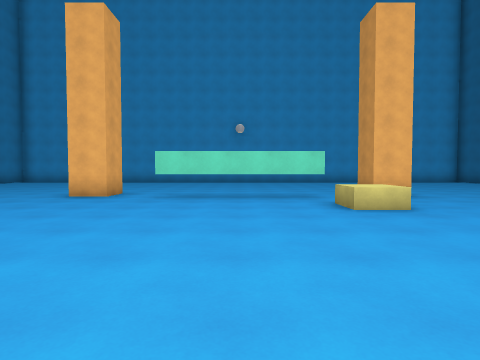
View 1 (above)

17 first-person views from a walk through a Godot game level. The camera is 1.4 m above the floor, tilts 2° down and sees 80° across. The floor is counted in squares, 2 m on a side. Each view is taken from the middle of a square. On the plan, view 1 faces up. The plan holds only what a view shows up to about 10 squares ahead; the rest is blank. Surface patterns are stand-ins for the level's own textures.

View 2
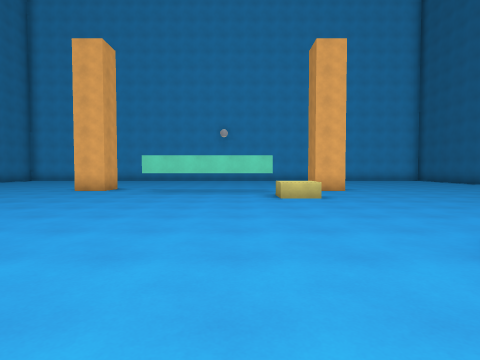

View 3
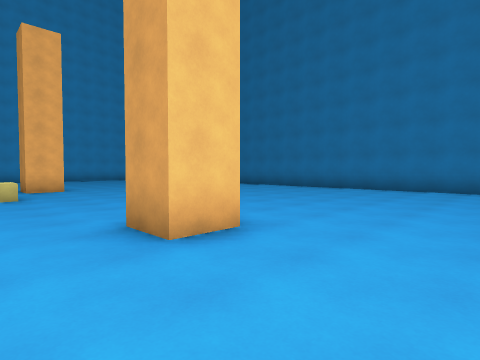

View 4
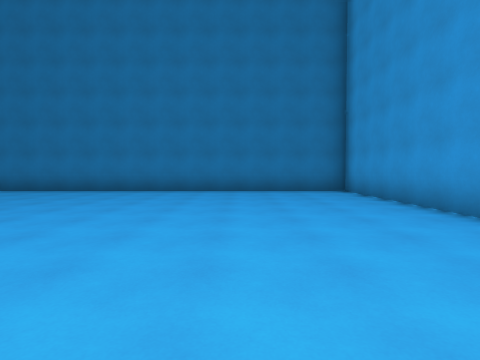

View 5
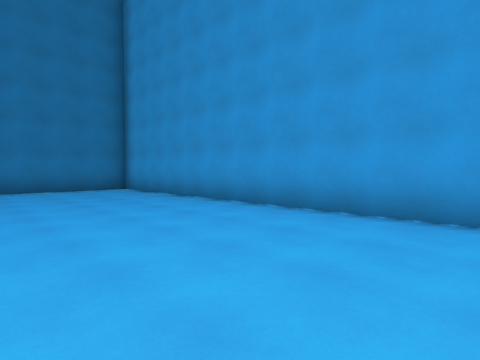

View 6
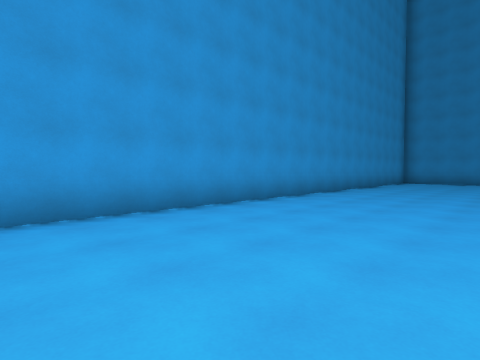

View 7
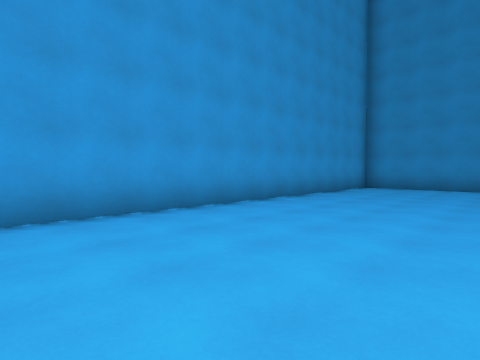

View 8
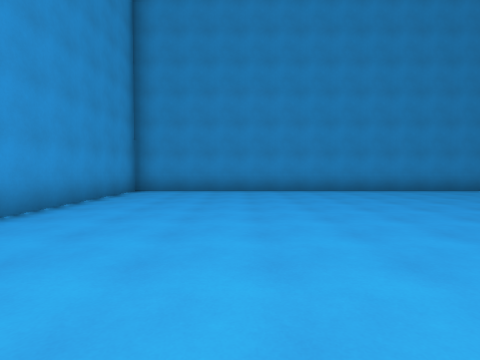

View 9
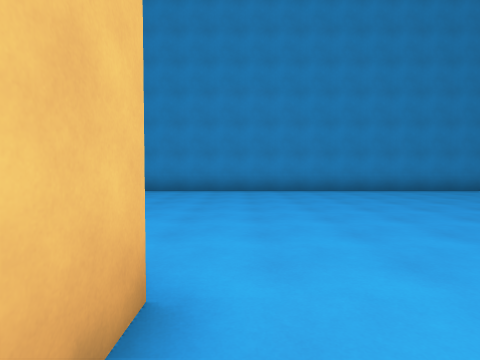

View 10
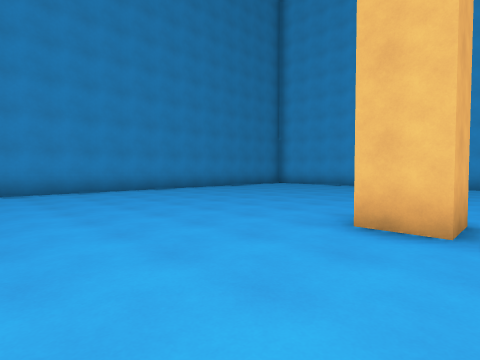

View 11
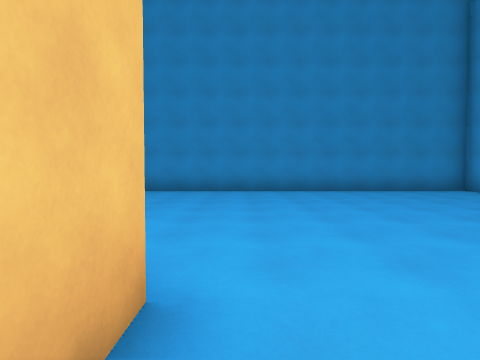

View 12
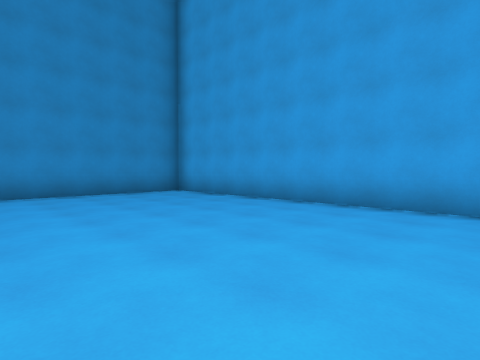

View 13
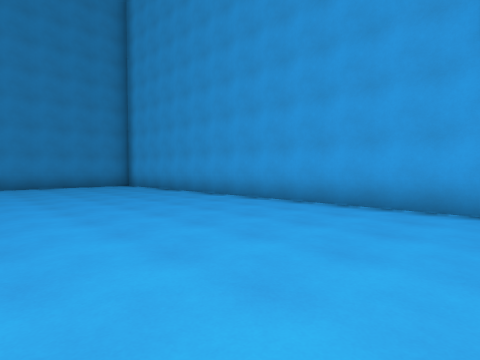

View 14
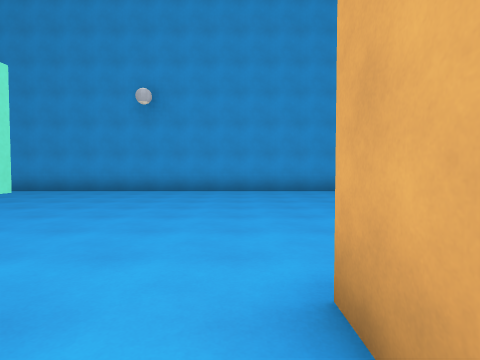

View 15
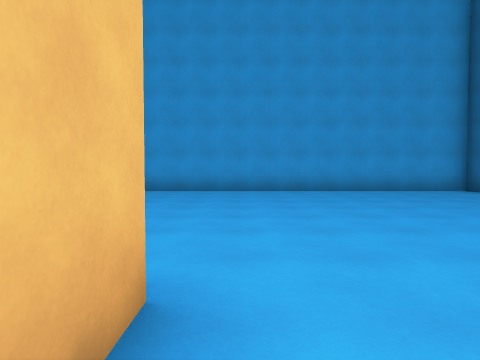

View 16
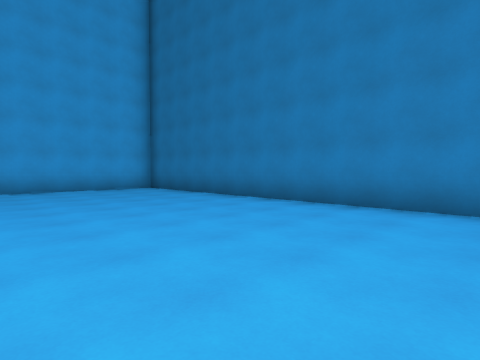

View 17
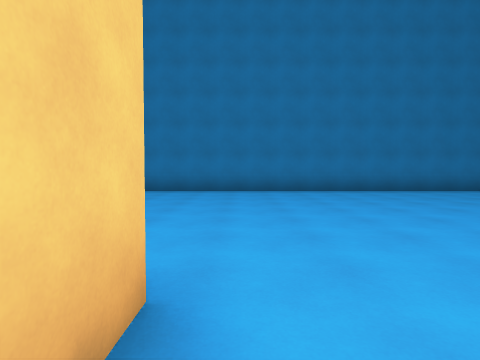

### Floor plan
Key: @ floor where view 1 was taken; # wall or solid block; . floor; T thing the floor can be seen under or through; B box.
Columns run from 13 left of view 1 to 13 right of it. Each row starts with its distance up from view 1.
 17 ###########################
 16 #.........................#
 15 #.........................#
 14 #.........................#
 13 #.........................#
 12 #.........................#
 11 #.........................#
 10 #.........................#
  9 #.........................#
  8 #........#.    T.#........#
  7 #..........TTTTT..........#
  6 #..............BB.........#
  5 #..............BB.........#
  4 #.........................#
  3 #.................. ......#
  2 #.................. ......#
  1 #.........................#
  0 #........#  .@...#........#
 -1 #......      .............#
 -2 #.......      ............#
 -3 #........      ...........#
 -4 #.........................#
 -5 #.........................#
 -6 #.........................#
 -7 #.........................#
 -8 #.........................#
 -9 ###########################

Where each view was taken, in squares from view 1:
view 1: 0 up, 0 right, facing up
view 2: 2 down, 1 right, facing up
view 3: 3 down, 2 right, facing up-right
view 4: 5 down, 3 right, facing right
view 5: 4 down, 2 right, facing down-right
view 6: 4 down, 4 right, facing down-left
view 7: 4 down, 1 left, facing down-left
view 8: 5 down, 3 left, facing left
view 9: 1 up, 3 left, facing left
view 10: 4 up, 3 left, facing up-left
view 11: 9 up, 3 left, facing left
view 12: 11 up, 4 left, facing up-left
view 13: 11 up, 0 right, facing up-left
view 14: 7 up, 3 right, facing up
view 15: 7 up, 5 right, facing up
view 16: 6 up, 7 right, facing up-right
view 17: 7 up, 3 right, facing right
